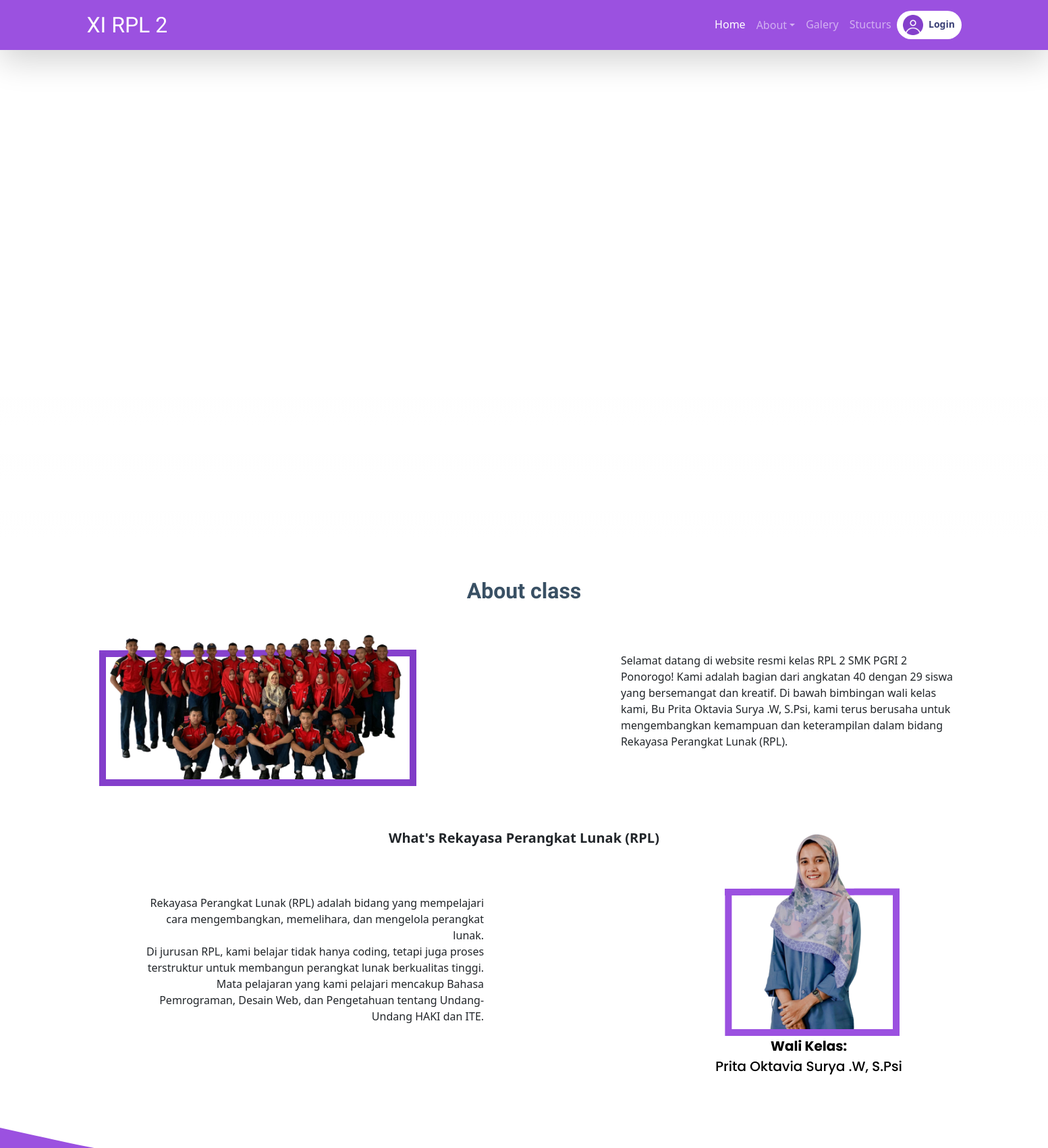
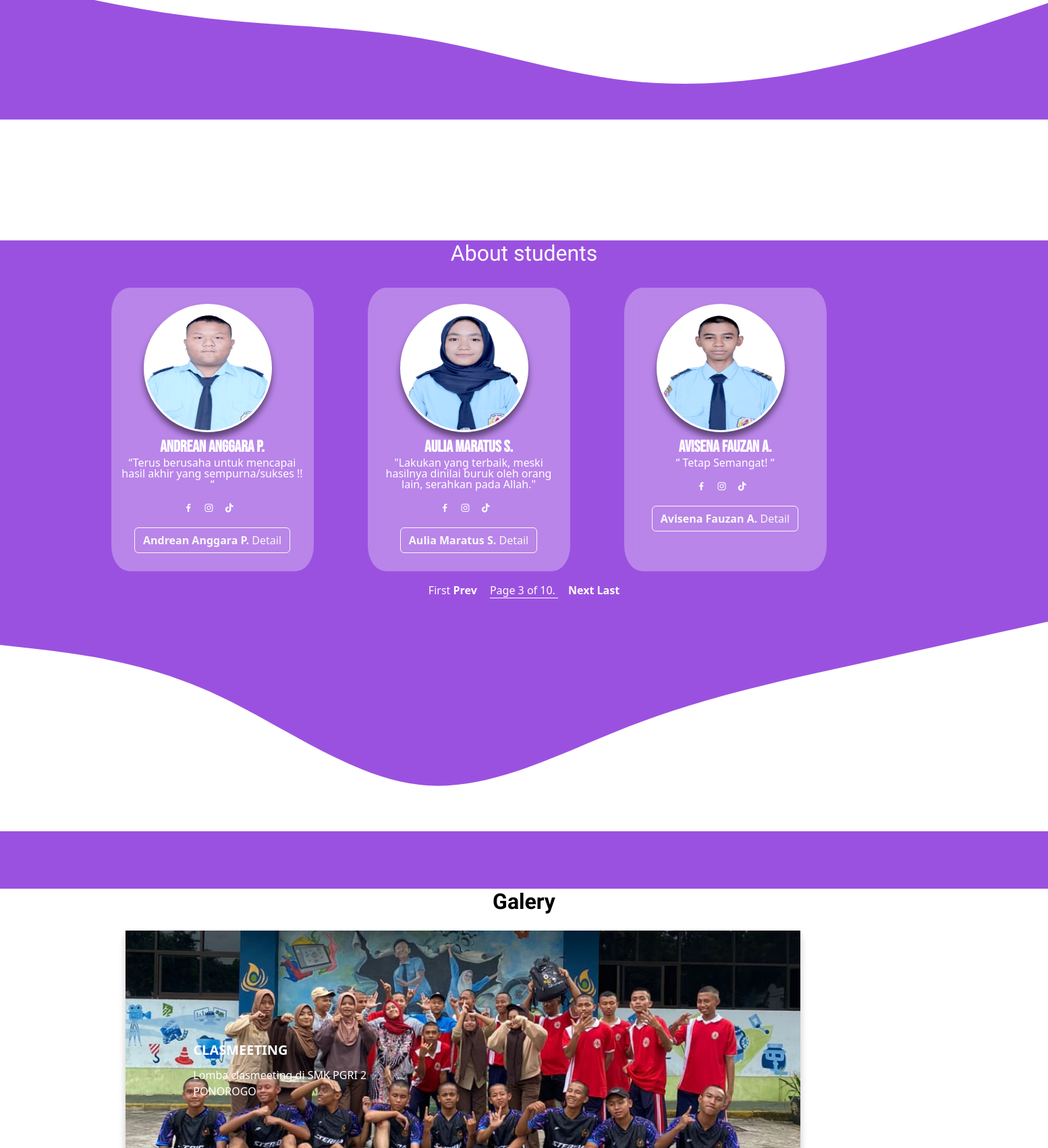
/?page=3 (upper part), run on the app's committed database (2 pictures, top to bottom).
### kelas/models.py (models this page shows, shortened)
class AboutStudent(models.Model):
    name = models.CharField(max_length=255)
    motto = models.CharField(max_length=255)
    studentImg = models.ImageField(upload_to=filepath, null=True, blank=False)
    about = models.CharField(max_length=600, null=True)
    hobi = models.CharField(max_length=255, null=True)
    skils = models.CharField(max_length=200, blank=True, null=True)

### kelas/views.py (the view)
# urls.py: path("", views.index, name="index"),
def index(request):
    cards = AboutStudent.objects.all()
    paginator = Paginator(cards, 3)
    page_number = request.GET.get('page')
    page_obj = paginator.get_page(page_number)
    return render(request, 'index.html', {'page_obj': page_obj})

### kelas/templates/index.html (shortened to what this page needs)
{% extends "layout.html" %} {% load static %}
    {% block content %}
    <section class="jumbotron text-center hero-section text-white">
      <video autoplay loop muted playsinline class="bg-video">
        <source src="{% static 'asset/vid/video-hero-section.mp4' %}" type="video/mp4" />
      </video>
      <div class="overlay"></div>
      <div class="kelas position-relative">
        <h1 class="display-4 kelas-name">XI RPL 2</h1>
        <div class="lh-1">
          <p class="lead" style="margin-top: -10px">SMK PGRI 2 PONOROGO - Force 40.</p>
          <p class="lead fw-medium" style="margin-top: -11px"><span class="kelas-motto fs-3">Life's a rollercoaster,</span> sometimes low, sometimes coding.</p>
          <div class="sosmed lead d-flex text-center align-items-center justify-content-center">
            <a href="tiktok.com" class="nav-link text-decoration-none fs-3 me-3 badge"><i class="bx bxl-tiktok"></i></a>
            <a href="instagram.com" class="nav-link text-decoration-none fs-3"><i class="bx bxl-instagram"></i></a>
          </div>
          <div class="sosmed-border text-center justify-content-center align-items-center"></div>
        </div>
      </div>
    </section>
    <section class="about-class" id="about-class">
      <div class="row text-center mt-3">
        <div class="col">
          <h2 class="h-page fw-bold">About class</h2>
        </div>
      </div>
      <div class="row justify-content-around fs-5 text-center">
        <div class="fotbar col-md-4"><img src="{% static "asset/img/Group 6.png" %}" alt=""></div>
        <div class="kelas-text col-md-4 text-start">
          <p>
            Selamat datang di website resmi kelas RPL 2 SMK PGRI 2 Ponorogo! Kami adalah bagian dari angkatan 40 dengan 29 siswa yang bersemangat dan kreatif. Di bawah bimbingan wali kelas kami, Bu Prita Oktavia Surya .W, S.Psi, kami terus
            berusaha untuk mengembangkan kemampuan dan keterampilan dalam bidang Rekayasa Perangkat Lunak (RPL).
          </p>
        </div>
      </div>
      <div class="row justify-content-around fs-5 text-center mt-3">
        <div class="row">
          <div class="col">
            <h2 class="fs-5 mt-5 fw-semibold">What's Rekayasa Perangkat Lunak (RPL)</h2>
          </div>
        </div>
        <div class="kelas-text text-rpl col-md-4 text-end">
          Rekayasa Perangkat Lunak (RPL) adalah bidang yang mempelajari cara mengembangkan, memelihara, dan mengelola perangkat lunak. <br />
          Di jurusan RPL, kami belajar tidak hanya coding, tetapi juga proses terstruktur untuk membangun perangkat lunak berkualitas tinggi. Mata pelajaran yang kami pelajari mencakup Bahasa Pemrograman, Desain Web, dan Pengetahuan tentang
          Undang-Undang HAKI dan ITE.
        </div>
        <div class="fotbar col-md-4"><img src="{% static "asset/img/Group 11.png" %}" alt=""></div>
      </div>
    </section>
     <section class="about-students" id="about-students">
      <div class="container">
        <div class="row">
          <div class="col">
            <h2 class="h-page text-white text-center">About students</h2>
          </div>
        </div>
        <div class="row">
          {% for card in page_obj.object_list %}
          <div class="card-box col-md-5 mt-4  justify-content-center align-items-center ms-5">
            <div class="card-image">
              <img src="{{ card.studentImg.url }}" alt="" class="card-img text-center mt-4" />
            </div>
            <h2 class="name text-white text-center mt-2 fs-4 fw-bold">{{ card.name }}</h2>
            <p class="motto text-center text-wrap text-white lh-1">{{ card.motto }}</p>
            <p class="socials text-center text-decoration-none">
              <a href="#"><i class="bx bxl-facebook"></i></a>
              <a href="#"><i class="bx bxl-instagram"></i></a>
              <a href="#"><i class="bx bxl-tiktok"></i></a>
            </p>
            <div class="btn-detail text-center"><a href="detail/{{ card.id }} " class="btn btn-outline-light"><span class="fw-semibold">{{ card.name }}</span> Detail</a></div>
          </div>
          {% endfor %}
        </div>
        <div class="row">
          <div class="col">
             <div class="pagination d-flex justify-content-center mt-3">
            <span>
              {% if page_obj.has_previous %}
                <a href="?page=1" class="text-decoration-none fw-fw-semibold text-white">First</a>
                <a href="?page={{ page_obj.previous_page_number }}" class="text-decoration-none fw-bold text-white">Prev</a>
              {% endif %}
              <span class="current text-white" style="border-bottom: 1px solid #fff; margin: 0 15px"> Page {{ page_obj.number }} of {{ page_obj.paginator.num_pages }}. </span>
              {% if page_obj.has_next %}
                <a href="?page={{ page_obj.next_page_number }}" class="text-decoration-none fw-semibold text-white">Next</a>
                <a href="?page={{ page_obj.paginator.num_pages }}" class="text-decoration-none text-white fw-bold">Last</a>
              {% endif %}
            </span>
          </div>
          </div>
        </div>
      </div>
    </section>
    <section class="galery" id="galery">
      <div class="row">
        <div class="col">
          <h2 class="text-center text-black fw-bold h-page" style="bottom: 3%">Galery</h2>
        </div>
      </div>
      <div class="container-galery container">
        <div class="slide">
          <div class="item shdadow-lg galery-2" style="background-image: url({% static "asset/galery/galery-kelas-1.jpeg" %});">
            <div class="content">
              <div class="name">Clasmeeting</div>
              <div class="des">Lomba clasmeeting di SMK PGRI 2 PONOROGO</div>
            </div>
          </div>
        </div>
      </div>
    </section>
{% endblock %}

### data on the page
AboutStudent: studentImg (picture), name "Andrean Anggara P.", motto "“Terus berusaha untuk mencapai hasil akhir yang sempurna/sukses !! “"
AboutStudent: studentImg (picture), name "Aulia Maratus S.", motto "\"Lakukan yang terbaik, meski hasilnya dinilai buruk oleh orang lain, serahkan pada Allah.\""
AboutStudent: studentImg (picture), name "Avisena Fauzan A.", motto "“ Tetap Semangat! “"

### other printed values
{{ page_obj.number }} "3"
{{ page_obj.paginator.num_pages }} "10"
